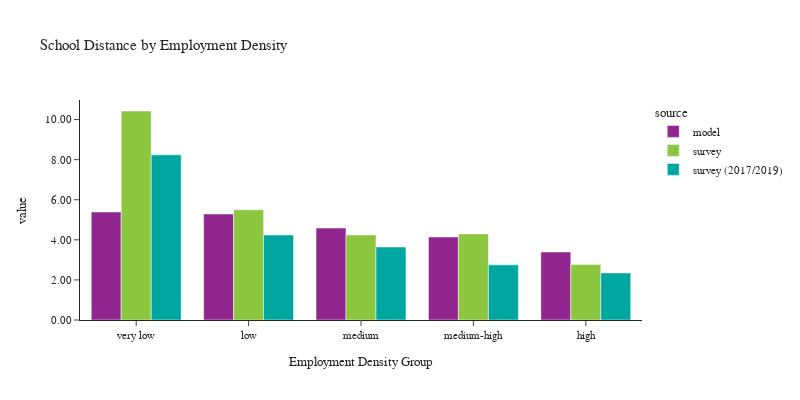

The cell this chart's notebook holds for it:
### Code cell
plot_school_location(df_students, 'emp_density_group', 'Employment Density', 'Employment Density Group')

### Figure 1 — Plotly figure (JSON) as saved in the notebook; plotly's stock layout.template omitted (floating-point values rounded to 4 significant figures)
{"data": [{"alignmentgroup": "True", "customdata": [[16618], [12352], [27549], [24274], [16258]], "hovertemplate": "source=model<br>emp_density_group=%{x}<br>value=%{y}<br>sample count=%{customdata[0]}<extra></extra>", "legendgroup": "model", "marker": {"color": "#91268F", "pattern": {"shape": ""}}, "name": "model", "offsetgroup": "model", "orientation": "v", "showlegend": true, "textposition": "auto", "type": "bar", "x": ["very low", "low", "medium", "medium-high", "high"], "xaxis": "x", "y": [5.387, 5.287, 4.588, 4.141, 3.394], "yaxis": "y"}, {"alignmentgroup": "True", "customdata": [[133], [99], [186], [224], [277]], "hovertemplate": "source=survey<br>emp_density_group=%{x}<br>value=%{y}<br>sample count=%{customdata[0]}<extra></extra>", "legendgroup": "survey", "marker": {"color": "#8CC63E", "pattern": {"shape": ""}}, "name": "survey", "offsetgroup": "survey", "orientation": "v", "showlegend": true, "textposition": "auto", "type": "bar", "x": ["very low", "low", "medium", "medium-high", "high"], "xaxis": "x", "y": [10.43, 5.505, 4.247, 4.296, 2.764], "yaxis": "y"}, {"alignmentgroup": "True", "customdata": [[64], [31], [92], [123], [141]], "hovertemplate": "source=survey (2017/2019)<br>emp_density_group=%{x}<br>value=%{y}<br>sample count=%{customdata[0]}<extra></extra>", "legendgroup": "survey (2017/2019)", "marker": {"color": "#00A7A0", "pattern": {"shape": ""}}, "name": "survey (2017/2019)", "offsetgroup": "survey (2017/2019)", "orientation": "v", "showlegend": true, "textposition": "auto", "type": "bar", "x": ["very low", "low", "medium", "medium-high", "high"], "xaxis": "x", "y": [8.24, 4.241, 3.642, 2.751, 2.35], "yaxis": "y"}], "layout": {"barmode": "group", "font": {"size": 11}, "height": 400, "legend": {"title": {"text": "source"}, "tracegroupgap": 0}, "title": {"text": "School Distance by Employment Density"}, "width": 800, "xaxis": {"anchor": "y", "domain": [0.0, 1.0], "title": {"text": "Employment Density Group"}}, "yaxis": {"anchor": "x", "domain": [0.0, 1.0], "tickformat": ".2f", "title": {"text": "value"}}}}
